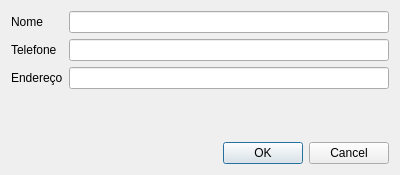
<?xml version="1.0" encoding="UTF-8"?>
<ui version="4.0">
 <class>AdicionaContato</class>
 <widget class="QDialog" name="AdicionaContato">
  <property name="geometry">
   <rect>
    <x>0</x>
    <y>0</y>
    <width>400</width>
    <height>175</height>
   </rect>
  </property>
  <property name="windowTitle">
   <string>Dialog</string>
  </property>
  <layout class="QGridLayout" name="gridLayout">
   <item row="1" column="0">
    <widget class="QLabel" name="label_2">
     <property name="text">
      <string>Telefone</string>
     </property>
    </widget>
   </item>
   <item row="2" column="1">
    <widget class="QLineEdit" name="endereco_lineEdit"/>
   </item>
   <item row="0" column="1">
    <widget class="QLineEdit" name="nome_lineEdit"/>
   </item>
   <item row="1" column="1">
    <widget class="QLineEdit" name="telefone_lineEdit"/>
   </item>
   <item row="0" column="0">
    <widget class="QLabel" name="label">
     <property name="text">
      <string>Nome</string>
     </property>
    </widget>
   </item>
   <item row="5" column="1">
    <widget class="QDialogButtonBox" name="buttonBox">
     <property name="orientation">
      <enum>Qt::Horizontal</enum>
     </property>
     <property name="standardButtons">
      <set>QDialogButtonBox::Cancel|QDialogButtonBox::Ok</set>
     </property>
    </widget>
   </item>
   <item row="2" column="0">
    <widget class="QLabel" name="label_3">
     <property name="text">
      <string>Endereço</string>
     </property>
    </widget>
   </item>
   <item row="3" column="0">
    <spacer name="verticalSpacer">
     <property name="orientation">
      <enum>Qt::Vertical</enum>
     </property>
     <property name="sizeHint" stdset="0">
      <size>
       <width>20</width>
       <height>40</height>
      </size>
     </property>
    </spacer>
   </item>
  </layout>
 </widget>
 <resources/>
 <connections>
  <connection>
   <sender>buttonBox</sender>
   <signal>accepted()</signal>
   <receiver>AdicionaContato</receiver>
   <slot>accept()</slot>
   <hints>
    <hint type="sourcelabel">
     <x>248</x>
     <y>254</y>
    </hint>
    <hint type="destinationlabel">
     <x>157</x>
     <y>274</y>
    </hint>
   </hints>
  </connection>
  <connection>
   <sender>buttonBox</sender>
   <signal>rejected()</signal>
   <receiver>AdicionaContato</receiver>
   <slot>reject()</slot>
   <hints>
    <hint type="sourcelabel">
     <x>316</x>
     <y>260</y>
    </hint>
    <hint type="destinationlabel">
     <x>286</x>
     <y>274</y>
    </hint>
   </hints>
  </connection>
 </connections>
</ui>
